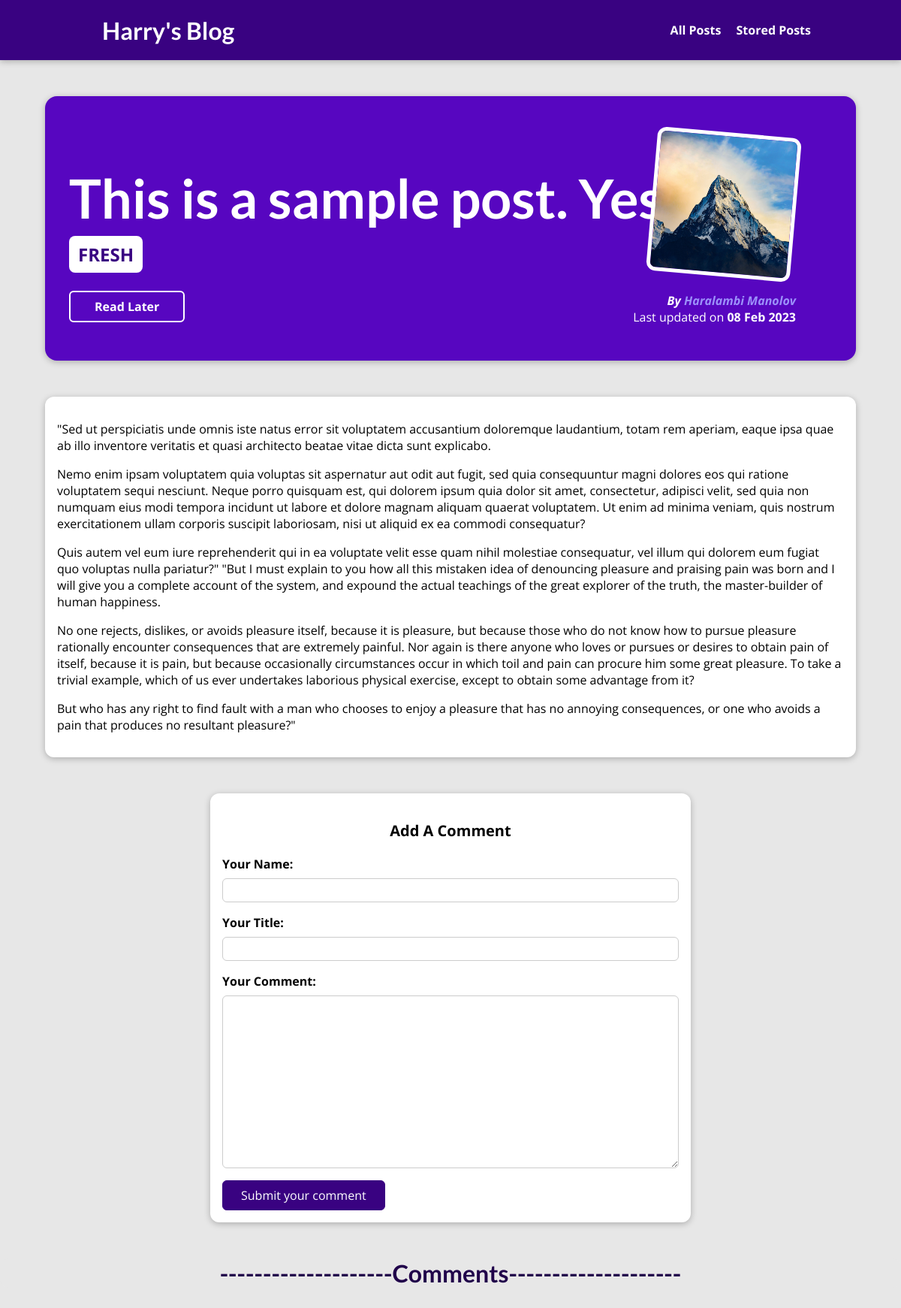
/posts/this-is-a-sample-post-yes, run on the app's committed database.
### blog/models.py (models this page shows, shortened)
class Post(models.Model):
    title = models.CharField(max_length=150)
    excerpt = models.CharField(max_length=200)
    image = models.ImageField(upload_to="posts", null=True)
    date = models.DateField(auto_now=True, null=True)
    slug = models.SlugField(unique=True, null=True, db_index=True) #added db_index for faster querying
    content = models.TextField(validators=[MinLengthValidator(20)])
    tags = models.ManyToManyField(Tag)
    author = models.ForeignKey("Author", on_delete=models.SET_NULL, null=True, related_name="posts")

class Tag(models.Model):
    caption = models.CharField(max_length=20)

class Author(models.Model):
    first_name = models.CharField(max_length=50)
    last_name = models.CharField(max_length=50)
    email = models.EmailField(max_length=50)
    def __str__(self):
        return f"{self.first_name} {self.last_name}"

### blog/views.py (the view, shortened to what this page needs)
# urls.py: path("posts/<slug:slug>", views.PostDetailView.as_view(), name="post-details"),
class PostDetailView(View):
    def is_stored_post(self, request, post_id):
        stored_posts = request.session.get("stored_posts")
        if stored_posts is not None:
            is_saved_for_later = post_id in stored_posts
        else:
            is_saved_for_later = False
        return is_saved_for_later
    def get(self, request, slug):
        post = Post.objects.get(slug=slug)
        is_saved = self.is_stored_post(request, post.id)
        context = {
        "post": post,
        "tags": post.tags.all(),
        "form": CommentForm(),
        "all_comments": post.comments.all().order_by("-id"),
        "saved_for_later": is_saved,
    }
        return render(request, "blog/post-detail.html", context)

### blog/forms.py
class CommentForm(forms.ModelForm):
    class Meta:
        model = Comment
        exclude = ["post",]
        labels = {
            "user_name": "Your Name",
            "title": "Your Title",
            "text": "Your Comment"
        }

### blog/templates/blog/post-detail.html (shortened to what this page needs)
{% extends 'base.html' %}
{% load static %}
{% block css_files %}
    <link rel="stylesheet" href="{% static "blog/post-detail.css" %}" />
{% endblock %}
{% block content %}
    <section id="summary">
        <h2>{{ post.title }}</h2>
        <div>
            {% for tag in tags %}
                <span>{{ tag.caption }}</span>
            {% endfor %}
        </div>
        <div id="read-later">
            <form action="{% url "read-later" %}" method="POST">
                    <button>
                        {% if saved_for_later %}
                            Remove from Read Later
                        {% else %}
                            Read Later
                        {% endif %}
                    </button>
            </form>
        </div>
        <article>
            <img src="{{ post.image.url }}" alt="{{ post.title }}" />
            <address>By <a href="mailto:{{ post.author.email }}">{{ post.author }}</a></address>
            <div>
                Last updated on <time>{{ post.date|date:"d M Y" }}</time>
            </div>
        </article>
    </section>
    <main>
        {{ post.content|linebreaks }}
    </main>
    <section id="comment-form">
        <p>Add A Comment</p>
        <form form="{% url "post-details" post.slug %}" method="POST">
            {% for element in form %}
            <div class="form-control {% if element.errors %}invalid{% endif %}">
                {{ element.label_tag }}
                {{ element }}
            </div>
            {% endfor %}
            <button>Submit your comment</button>
        </form>
    </section>
    <section id="all-comments">
        <h2>--------------------Comments--------------------</h2>
    </section>
{% endblock %}

### static/app.css (style rules this page uses)
* { box-sizing: border-box; }
html { font-family: 'Open Sans', 'Lato', sans-serif; }
body { margin: 0; }
h1, h2, h3 { font-family: 'Lato', sans-serif; font-weight: bold; }

### blog/static/blog/post-detail.css (style rules this page uses)
body { background-color: #e7e7e7; }
#summary { margin: 8rem auto 3rem auto; padding: 2rem; width: 90%; max-width: 90rem; border-radius: 16px; background-color: #5706c0; position: relative; box-shadow: 0 2px 8px rgba(0, 0, 0, 0.25); height: 22rem; }
#summary h2 { color: white; font-size: 4.5rem; margin-bottom: 1rem; }
#summary article { position: absolute; top: 2rem; right: 3rem; padding: 1rem 2rem; border-radius: 12px; text-align: right; color: white; }
#summary article img { width: 12rem; height: 12rem; border-radius: 12px; transform: rotateZ(5deg); border: 5px solid white; margin-bottom: 1rem; }
#summary address { font-weight: bold; }
#summary a { color: rgb(156, 145, 250); text-decoration: none; }
#summary time { font-weight: bold; }
#summary div span { font-weight: bold; font-size: x-large; background-color: white; color: #390281; padding: 0.5rem 0.75rem ; border-radius: 8px; }
#read-later { margin: 2rem 0; }
#read-later button { background-color: transparent; border: 2px solid white; padding: 0.5rem 2rem; font: inherit; color: white; border-radius: 6px; font-weight: bold; cursor: pointer; }
main { width: 90%; max-width: 90rem; margin: 3rem auto; background-color: white; padding: 1rem; border-radius: 12px; box-shadow: 0 2px 8px rgba(0, 0, 0, 0.25); }
#comment-form p { font-weight: bold; font-size: 1.25rem; text-align: center; }
#comment-form { margin: 3rem auto; width: 90%; max-width: 40rem; border-radius: 12px; background-color: white; box-shadow: 0 2px 8px rgba(0, 0, 0, 0.25); padding: 1rem; }
#comment-form button { font: inherit; background-color: #390281; color: white; border: 1px solid #390281; padding: 0.5rem 1.5rem; border-radius: 6px; cursor: pointer; }
.form-control { margin-bottom: 1rem; }
.form-control label { font-weight: bold; margin-bottom: 0.5rem; display: block; }
.form-control input, .form-control textarea { display: block; width: 100%; font: inherit; padding: 0.25rem; border-radius: 6px; border: 1px solid #ccc; }
#all-comments { text-align: center; background-color: #e7e7e7; font: inherit; border-radius: 12px; width: 100%; }
#all-comments h2 { font-size: xx-large; color: #20014a; }

### data on the page
Post: title "This is a sample post. Yes!", image (picture), author "Haralambi Manolov", date "08 Feb 2023", content "\"Sed ut perspiciatis unde omnis iste natus error sit voluptatem accusantium doloremque laudantium, totam rem aperiam, eaque ipsa quae ab illo inventore veritatis et quasi architecto beatae vitae dicta sunt explicabo. Nemo enim ipsam voluptatem quia voluptas sit aspernatur aut odit aut fugit, sed quia consequuntur magni dolores eos qui ratione voluptatem sequi nesciunt. Neque porro quisquam est, qui dolorem ipsum quia dolor sit amet, consectetur, adipisci velit, sed quia non numquam eius modi tempora incidunt ut labore et dolore magnam aliquam quaerat voluptatem. Ut enim ad minima veniam, quis nostrum exercitationem ullam corporis suscipit laboriosam, nisi ut aliquid ex ea commodi…"
Tag: caption "FRESH"

### other printed values
{{ element.label_tag }} "Your Name:" "Your Title:" "Your Comment:"
